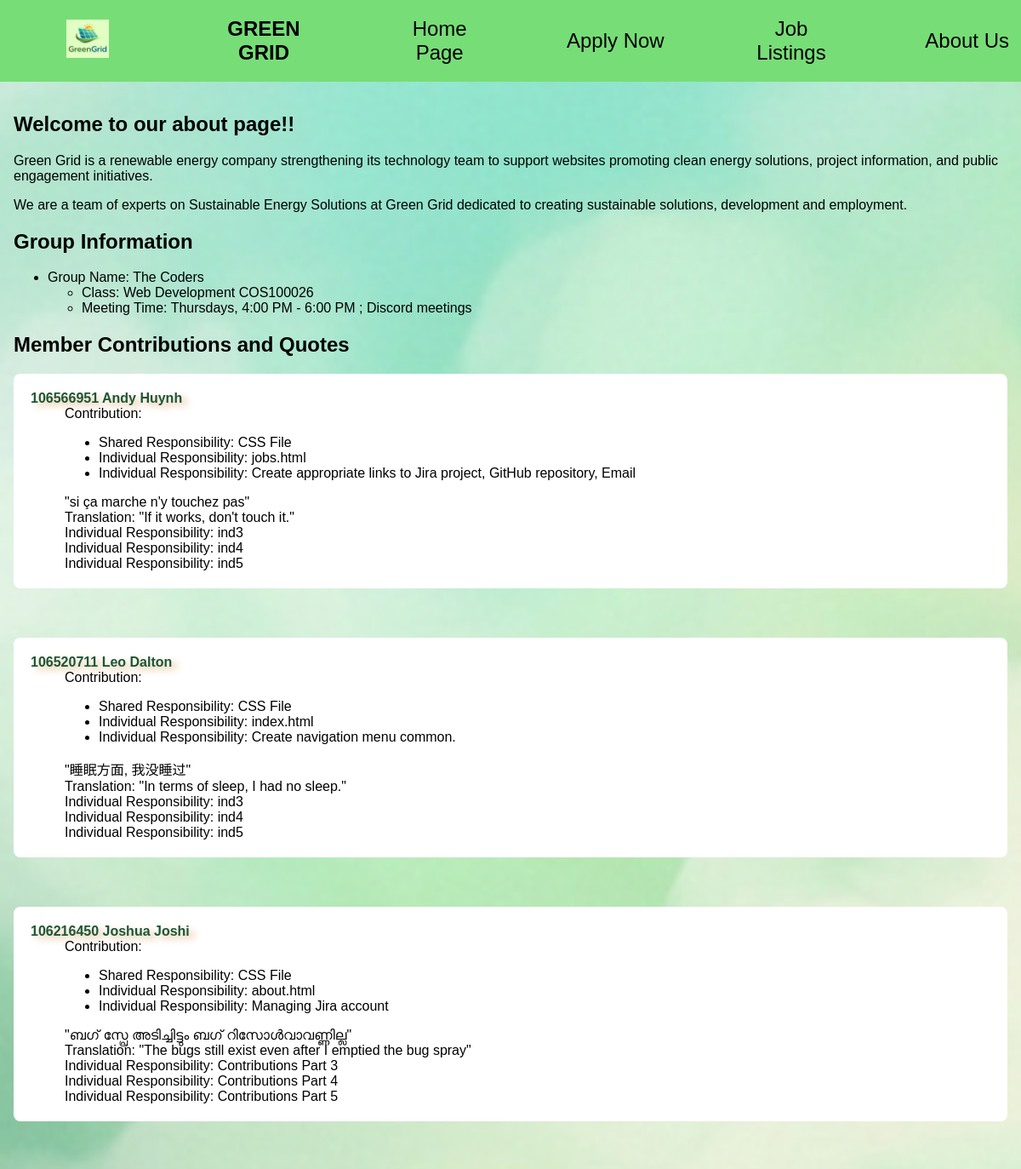
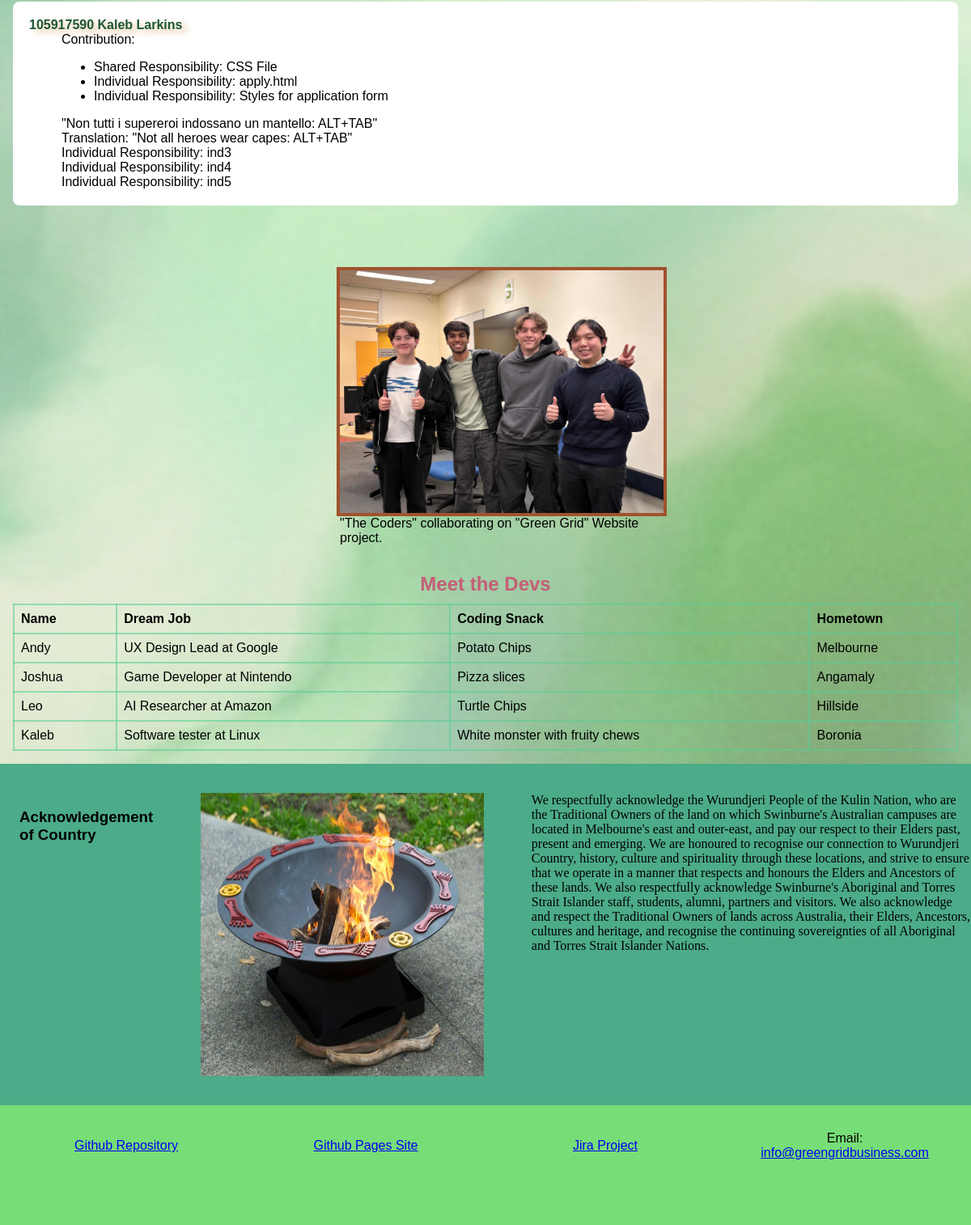
Page /about.php on the committed database (2 pictures, top to bottom).
### tables this page shows
CREATE TABLE `member_contributions` (
  `id` int(11) NOT NULL,
  `firstname` varchar(50) NOT NULL,
  `lastname` varchar(50) NOT NULL,
  `shared_responsibility` text NOT NULL,
  `individual1` text NOT NULL,
  `individual2` text NOT NULL,
  `quote` text NOT NULL,
  `translation` text NOT NULL,
  `individual3` text NOT NULL,
  `individual4` text NOT NULL,
  `individual5` text NOT NULL
);

### about.php (the view, shortened to what this page needs)
<?php include 'header.inc'; ?>
<?php require_once 'settings.php';
$conn = @mysqli_connect($host, $user, $pwd, $sql_db);
$query = "SELECT * FROM `member_contributions` ORDER BY `id` DESC";
$result = mysqli_query($conn, $query);
?>
    <main>
        <section>
            <h2>Welcome to our about page!!</h2>
            <p><span class="red_highlight">Green Grid </span>is a renewable energy company strengthening its technology team to support websites promoting clean energy solutions, project information, and public engagement initiatives.</p>
            <p>We are a team of experts on Sustainable Energy Solutions at Green Grid dedicated to creating <span class="red_highlight">sustainable solutions, development and employment.</span></p>
		</section>
         <section>
             <h2>Group Information</h2>
            <ul>
                 <li>Group Name: The Coders
            <ul>
                 <li>Class: Web Development COS100026</li>
                 <li>Meeting Time: Thursdays, 4:00 PM - 6:00 PM ; Discord meetings</li>
            </ul>
                 </li>
            </ul>
</section>
<section id="member-quotes">
<h2> Member Contributions and Quotes</h2>
<?php
if ($result && mysqli_num_rows($result) > 0) {
    while ($row = mysqli_fetch_assoc($result)) {
        $id = $row['id'];
        $firstname = htmlspecialchars($row['firstname']);
        $lastname = htmlspecialchars($row['lastname']);
        $shared = htmlspecialchars($row['shared_responsibility']);
        $ind1 = htmlspecialchars($row['individual1']);
        $ind2 = htmlspecialchars($row['individual2']);
        $quote = htmlspecialchars($row['quote']);
        $translation = htmlspecialchars($row['translation']);
        $ind3 = htmlspecialchars($row['individual3']);
        $ind4 = htmlspecialchars($row['individual4']);
        $ind5 = htmlspecialchars($row['individual5']);
            echo "<dl>\n";
            echo "    <dt><span class='sample'>$id $firstname $lastname</span></dt>\n";
            echo "    <dd>Contribution:<ul>\n";
            echo "        <li>Shared Responsibility: $shared</li>\n";
            echo "        <li>Individual Responsibility: $ind1</li>\n";
            echo "        <li>Individual Responsibility: $ind2</li>\n";
            echo "    </ul></dd>\n";
            echo "    <dd>\"$quote\"</dd>\n";
            echo "    <dd>Translation: \"$translation\"</dd>\n";
            echo "    <dd>Individual Responsibility: $ind3</dd>\n";
            echo "    <dd>Individual Responsibility: $ind4</dd>\n";
            echo "    <dd>Individual Responsibility: $ind5</dd>\n";
            echo "</dl>\n<br>\n";
    }
} else {
    echo "<p>No contributions found in the database.</p>";
}
?>
<br>
<figure>
  <img src="images/The_Coders.jpg" alt="Group photo of the Coders working together" width="400" height="300" loading="lazy">
  <br>
  <figcaption>"The Coders" collaborating on "Green Grid" Website project.</figcaption>
</figure><br><br><br>
<div>
  <table>
    <caption>Meet the Devs</caption>
    <thead>
      <tr>
        <th>Name</th>
        <th>Dream Job</th>
        <th>Coding Snack</th>
        <th>Hometown</th>
      </tr>
    </thead>
    <tbody>
      <tr>
        <td>Andy</td>
        <td>UX Design Lead at Google</td>
        <td>Potato Chips</td>
        <td>Melbourne</td>
      </tr>
      <tr>
        <td>Joshua</td>
        <td>Game Developer at Nintendo</td>
        <td>Pizza slices</td>
        <td>Angamaly</td>
      </tr>
      <tr>
        <td>Leo</td>
        <td>AI Researcher at Amazon</td>
        <td>Turtle Chips</td>
        <td>Hillside</td>
      </tr>
       <tr>
        <td>Kaleb</td>
        <td>Software tester at Linux</td>
        <td>White monster with fruity chews</td>
        <td>Boronia</td>
      </tr>
    </tbody>
  </table>
</div>
</main>
<article>
<div id = "format">
  <div><h3>Acknowledgement of Country</h3></div>
  <img src="images/acknowledgement_of_country.jpeg" alt="Description" width="350" height="350" loading="lazy">
  <div id ="textformat">
We respectfully acknowledge the Wurundjeri People of the Kulin Nation, who are the Traditional Owners of the land
on which Swinburne's Australian campuses are located in Melbourne's east and outer-east, and pay our respect to
their Elders past, present and emerging. We are honoured to recognise our connection to Wurundjeri Country, history,
culture and spirituality through these locations, and strive to ensure that we operate in a manner that respects and
honours the Elders and Ancestors of these lands. We also respectfully acknowledge Swinburne's Aboriginal and Torres
Strait Islander staff, students, alumni, partners and visitors. We also acknowledge and respect the Traditional Owners
of lands across Australia, their Elders, Ancestors, cultures and heritage, and recognise the continuing sovereignties of
all Aboriginal and Torres Strait Islander Nations.
  </div>
</div>
</article>
<?php include 'footer.inc'; ?>

### header.inc (shortened to what this page needs)
<!DOCTYPE html>
<html lang="en">
<head>
    <link rel="stylesheet" href="styles/style.css">
    </head>
<body>
    <nav>
        <ul>
            <li><img src="styles/images/greengrid_logo.png" width="50" height="45" alt="greengrid_logo"></li>
            <li><h1>GREEN GRID</h1></li>
            <li><a class="navlink" href="index.php">Home Page</a></li>
            <li><a class="navlink" href="apply.php">Apply Now</a></li>
            <li><a class="navlink" href="jobs.php">Job Listings</a></li>
            <li><a class="navlink" href="about.php">About Us</a></li>
        </ul>
    </nav>

### footer.inc
    <footer>
        <ul>
            <li><a href="https://github.com/106566951/Web-Technology-Project-Part-2">Github Repository</a></li>
            <li><a href="https://106566951.github.io/Web-Technology-Project-Part-2/">Github Pages Site</a></li>
            <li><a href="https://greengrid.atlassian.net/jira/software/projects/GG/boards/2">Jira Project</a></li>
            <li>Email: <a href="mailto:info@greengridbusiness.com">info@greengridbusiness.com</a></li>
        </ul>
    </footer>
</body>
</html>

### styles/style.css (style rules this page uses)
* { font-family: Arial, Helvetica, sans-serif; }
body { background-image: url('images/background_graphic.jpg'); background-position: center; background-size: cover; background-repeat: no-repeat; background-attachment: fixed; margin: 0px; padding: 0px; }
main { margin: 8px; padding: 8px; }
main, footer { animation: moveDown 1s ease, fadeIn 0.8s ease; }
nav { background-color: #77DD77; }
nav ul { display: grid; grid-template-columns: 1fr 1fr 1fr 1fr 1fr 1fr; gap: 5em; margin: 0px; align-items: center; text-align: center; }
nav li { list-style: none; }
.navlink { display: inline-block; font-size: 1.5em; text-decoration: none; color: black; transition: transform 0.2s ease; }
footer { margin: 0px; background-color: #77DD77; bottom: 0px; padding: 1em; padding-bottom: 4em; }
footer ul { display: grid; grid-template-columns: 1fr 1fr 1fr 1fr; gap: 5em; padding: 1em 2em; margin: 0px; align-items: center; text-align: center; }
footer li { list-style: none; }
table { border-collapse: collapse; width: 100%; }
th, td { border: 2px solid #59ce9595; padding: 8px; text-align: left; }
#format { display: flex; text-align: left; gap: 5%; padding-top: 3%; padding-left: 2%; padding-bottom: 3%; background-color: #4cab88; }
#textformat { font-weight:400; font-family: 'Times New Roman', Times, serif }
.sample { font-family: Helvetica, Arial, sans-serif; font-weight: bold; color: #1c5637; text-shadow: 6px 4px 8px burlywood; }
#member-quotes dl { background-color: #ffffff; border: solid 0.3em transparent; padding: 1em; margin-bottom: 1.5em; border-radius: 0.5em; transition: transform 0.3s cubic-bezier(0.25, 0.8, 0.25, 1), background-color 0.3s ease, border-color 0.3s ease, box-shadow 0.3s ease; }
figure { margin-left: 400px; border: sienna solid 0.3em; width: 400px; height: 300px; }

### about.php (style rules this page uses)
caption { font-size: 1.5em; font-weight: bold; padding-bottom: 10px; color: rgb(196, 95, 119); }
body { background-color: #c4ffc4; }

### rows in the picture
member_contributions: id "106566951", firstname "Andy", lastname "Huynh", shared_responsibility "CSS File", individual1 "jobs.html", individual2 "Create appropriate links to Jira project, GitHub repository, Email", quote "si ça marche n'y touchez pas", translation "If it works, don't touch it.", individual3 "ind3", individual4 "ind4", individual5 "ind5"
member_contributions: id "106520711", firstname "Leo", lastname "Dalton", shared_responsibility "CSS File", individual1 "index.html", individual2 "Create navigation menu common.", quote "睡眠方面, 我没睡过", translation "In terms of sleep, I had no sleep.", individual3 "ind3", individual4 "ind4", individual5 "ind5"
member_contributions: id "106216450", firstname "Joshua", lastname "Joshi", shared_responsibility "CSS File", individual1 "about.html", individual2 "Managing Jira account", quote "ബഗ് സ്പ്രേ അടിച്ചിട്ടും ബഗ് റിസോൾവാവണ്ണില്ല", translation "The bugs still exist even after I emptied the bug spray", individual3 "Contributions Part 3", individual4 "Contributions Part 4", individual5 "Contributions Part 5"
member_contributions: id "105917590", firstname "Kaleb", lastname "Larkins", shared_responsibility "CSS File", individual1 "apply.html", individual2 "Styles for application form", quote "Non tutti i supereroi indossano un mantello: ALT+TAB", translation "Not all heroes wear capes: ALT+TAB", individual3 "ind3", individual4 "ind4", individual5 "ind5"
